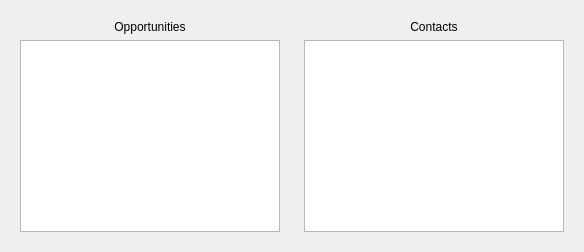
<?xml version="1.0" encoding="UTF-8"?>
<ui version="4.0">
 <class>AssociatedDataWidget</class>
 <widget class="QWidget" name="AssociatedDataWidget">
  <property name="geometry">
   <rect>
    <x>0</x>
    <y>0</y>
    <width>584</width>
    <height>252</height>
   </rect>
  </property>
  <property name="windowTitle">
   <string>Form</string>
  </property>
  <layout class="QGridLayout" name="gridLayout">
   <item row="0" column="0">
    <widget class="QWidget" name="widget" native="true">
     <layout class="QGridLayout" name="gridLayout_2">
      <item row="0" column="0">
       <widget class="QLabel" name="opportunitiesLabel">
        <property name="text">
         <string>Opportunities</string>
        </property>
        <property name="alignment">
         <set>Qt::AlignCenter</set>
        </property>
       </widget>
      </item>
      <item row="1" column="0">
       <widget class="KeyPressEventListView" name="opportunitiesListView">
        <property name="editTriggers">
         <set>QAbstractItemView::NoEditTriggers</set>
        </property>
       </widget>
      </item>
     </layout>
    </widget>
   </item>
   <item row="0" column="1">
    <widget class="QWidget" name="widget_2" native="true">
     <layout class="QGridLayout" name="gridLayout_3">
      <item row="0" column="0">
       <widget class="QLabel" name="contactsLabel">
        <property name="text">
         <string>Contacts</string>
        </property>
        <property name="alignment">
         <set>Qt::AlignCenter</set>
        </property>
       </widget>
      </item>
      <item row="1" column="0">
       <widget class="KeyPressEventListView" name="contactsListView">
        <property name="editTriggers">
         <set>QAbstractItemView::NoEditTriggers</set>
        </property>
       </widget>
      </item>
     </layout>
    </widget>
   </item>
  </layout>
 </widget>
 <customwidgets>
  <customwidget>
   <class>KeyPressEventListView</class>
   <extends>QListView</extends>
   <header>utilities/keypresseventlistview.h</header>
  </customwidget>
 </customwidgets>
 <resources/>
 <connections/>
</ui>
